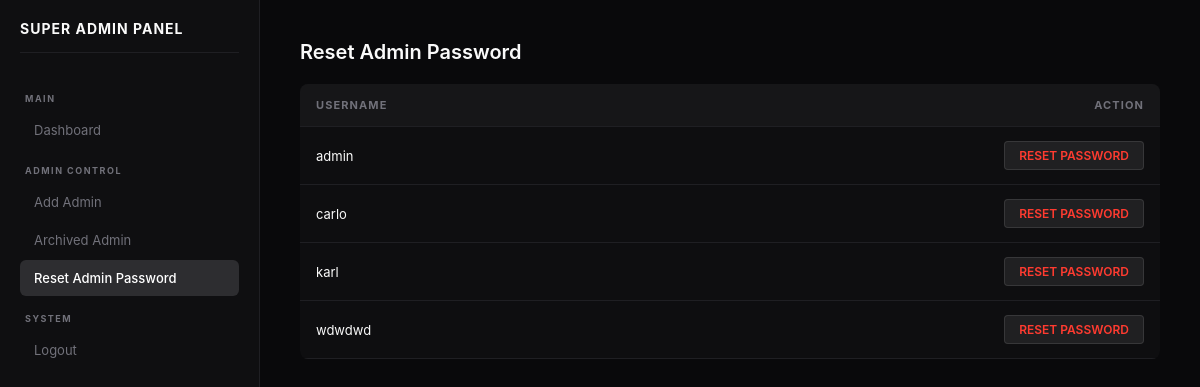
The page /inventory-system/superadmin/reset_password.php (signed in) on the database its author committed.
### tables this page shows
CREATE TABLE `users` (
  `id` int(11) NOT NULL,
  `fullname` varchar(100) NOT NULL,
  `username` varchar(50) NOT NULL,
  `password` varchar(255) NOT NULL,
  `role` enum('superadmin','admin','user') NOT NULL,
  `status` enum('active','archived') DEFAULT 'active',
  `created_at` timestamp NOT NULL DEFAULT current_timestamp()
);

### inventory-system/superadmin/reset_password.php (the view, shortened to what this page needs)
<?php
include '../config/database.php';
$result = $conn->query("SELECT id, username FROM users WHERE role='admin' AND status='active'");
?>
<!DOCTYPE html>
<html>
<head>
    <link rel="stylesheet" href="../assets/css/style.css">
</head>
<body>
    <?php include 'sidebar.php'; ?>
    <div class="main">
        <h1 class="dashboard-title">Reset Admin Password</h1>
        <table>
            <thead>
                <tr>
                    <th>Username</th>
                    <th style="text-align: right;">Action</th>
                </tr>
            </thead>
            <tbody>
                <?php while($row = $result->fetch_assoc()) { ?>
                <tr>
                    <td><?php echo htmlspecialchars($row['username']); ?></td>
                    <td style="text-align: right;">
                        <a href="update_password.php?id=<?php echo $row['id']; ?>" class="btn-action">Reset Password</a>
                    </td>
                </tr>
                <?php } ?>
            </tbody>
        </table>
    </div>
</body>
</html>

### inventory-system/assets/css/style.css (style rules this page uses)
* { margin:0; padding:0; box-sizing:border-box; font-family:'Inter', system-ui, -apple-system, sans-serif; }
:root { --primary: #3f3f46; --bg: #09090b; --sidebar: #0f0f11; --card: #121214; --border: #1f1f23; --text-main: #fafafa; --text-muted: #71717a; --hover: #27272a; --shadow: 0 10px 30px rgba(0,0,0,0.5); --radius: 8px; --sidebar-width: 260px; }
body { background: var(--bg); color: var(--text-main); overflow-x: hidden; }
.main { margin-left: var(--sidebar-width); flex: 1; padding: 40px; width: calc(100% - var(--sidebar-width)); }
table { width: 100%; border-collapse: collapse; }
table th { background: #161618; color: var(--text-muted); text-align: left; padding: 14px 16px; font-size: 11px; text-transform: uppercase; border-bottom: 1px solid var(--border); }
table td { padding: 14px 16px; border-bottom: 1px solid var(--border); font-size: 13px; color: var(--text-main); }
.dashboard-title { font-size: 20px; font-weight: 600; margin-bottom: 20px; }
table { width: 100%; border-collapse: collapse; margin-top: 20px; background: rgba(255, 255, 255, 0.02); border-radius: 8px; overflow: hidden; }
th { background: rgba(255, 255, 255, 0.05); color: #717171; text-transform: uppercase; font-size: 0.7rem; letter-spacing: 0.1em; padding: 15px; text-align: left; border-bottom: 1px solid #1a1a1a; }
td { padding: 15px; border-bottom: 1px solid #1a1a1a; font-size: 0.9rem; color: #efefef; vertical-align: middle; }
.btn-action, .btn-archive { text-decoration: none !important; display: inline-block; padding: 6px 14px; border-radius: 4px; font-size: 0.75rem; font-weight: 600; text-transform: uppercase; transition: all 0.2s ease; }
.btn-action { background: rgba(255, 255, 255, 0.08); color: #ff3b30 !important; border: 1px solid rgba(255, 255, 255, 0.1); }

### rows shown on the page
users: username "admin"
users: username "carlo"
users: username "karl"
users: username "wdwdwd"
